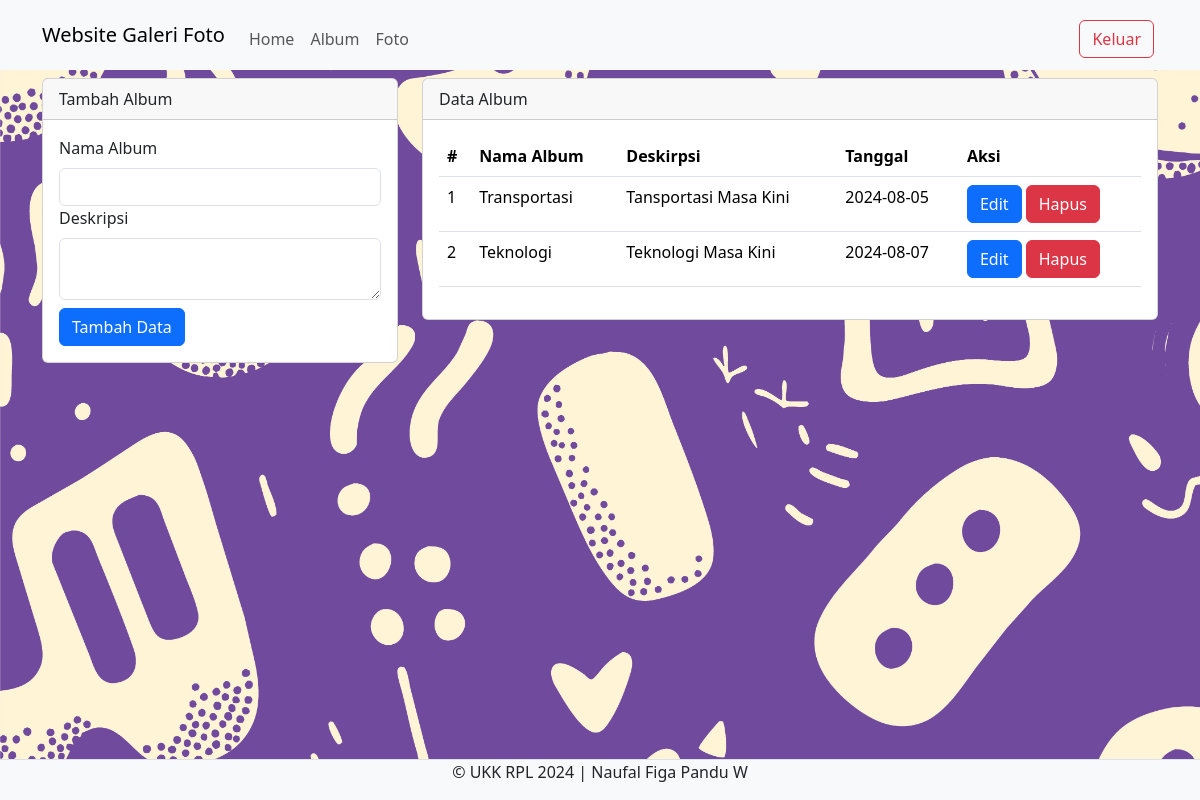
/admin/album.php (signed in), run on the app's committed database.
### tables this page shows
CREATE TABLE `album` (
  `albumid` int(11) NOT NULL,
  `namaalbum` varchar(255) NOT NULL,
  `deskripsi` text NOT NULL,
  `tanggalbuat` date NOT NULL,
  `userid` int(11) NOT NULL
);

### admin/album.php (the view, shortened to what this page needs)
<?php
include '../config/koneksi.php';
?>
<!DOCTYPE html>
<html>
<head>
  <link rel="stylesheet" type="text/css" href="../assets/css/bootstrap.min.css">
</head>
<body class="bg-image">
  <nav class="navbar navbar-expand-lg bg-body-tertiary">
    <div class="container">
      <a class="navbar-brand" href="index.php">Website Galeri Foto</a>
      <div class="collapse navbar-collapse mt-2" id="navbarNavAltMarkup">
        <div class="navbar-nav me-auto">
          <a href="home.php" class="nav-link">Home</a>
          <a href="album.php" class="nav-link">Album</a>
          <a href="foto.php" class="nav-link">Foto</a>
        </div>
        <a href="../config/aksi_logout.php" class="btn btn-outline-danger m-1">Keluar</a>
      </div>
    </div>
  </nav>
  <div class="container">
    <div class="row">
      <div class="col-md-4">
        <div class="card mt-2">
          <div class="card-header">Tambah Album</div>
          <div class="card-body">
            <form action="../config/aksi_album.php" method="POST">
              <label class="form-label">Nama Album</label>
              <input type="text" name="namaalbum" class="form-control" required>
              <label class="form-label">Deskripsi</label>
              <textarea class="form-control" name="deskripsi" required></textarea>
              <button type="submit" class="btn btn-primary mt-2" name="tambah">Tambah Data</button>
            </form>
          </div>
        </div>
      </div>
      <div class="col-md-8">
        <div class="card mt-2">
          <div class="card-header">Data Album</div>
          <div class="card-body">
            <table class="table">
              <thead>
                <tr>
                  <th>#</th>
                  <th>Nama Album</th>
                  <th>Deskirpsi</th>
                  <th>Tanggal</th>
                  <th>Aksi</th>
                </tr>
              </thead>
              <tbody>
                <?php
                $no = 1;
                $userid = $_SESSION['userid'];
                $sql = mysqli_query($koneksi, "SELECT * FROM album WHERE userid='$userid'");
                while($data = mysqli_fetch_array($sql)){
                 ?>
                 <tr>
                  <td><?php echo $no++ ?></td>
                  <td><?php echo $data['namaalbum'] ?></td>
                  <td><?php echo $data['deskripsi'] ?></td>
                  <td><?php echo $data['tanggalbuat'] ?></td>
                  <td>
                    <button type="button" class="btn btn-primary" data-bs-toggle="modal" data-bs-target="#edit<?php echo $data['albumid'] ?>">
                      Edit
                    </button>
                    <button type="button" class="btn btn-danger" data-bs-toggle="modal" data-bs-target="#hapus<?php echo $data['albumid'] ?>">
                      Hapus
                    </button>
                  </td>
                </tr>
              <?php } ?>
            </tbody>
          </table>
        </div>
      </div>
    </div>
  </div>
</div>
<footer class="d-flex justify-content-center border-top mt-3 bg-light fixed-bottom">
  <p>&copy; UKK RPL 2024 | Naufal Figa Pandu W</p>
</footer>
</body>
</html>

### admin/album.php (style rules this page uses)
.bg-image { background-image: url('background.jpg'); background-size: cover; height: 100vh; }

### data on the page
album: namaalbum "Transportasi", deskripsi "Tansportasi Masa Kini", tanggalbuat "2024-08-05"
album: namaalbum "Teknologi", deskripsi "Teknologi Masa Kini", tanggalbuat "2024-08-07"
